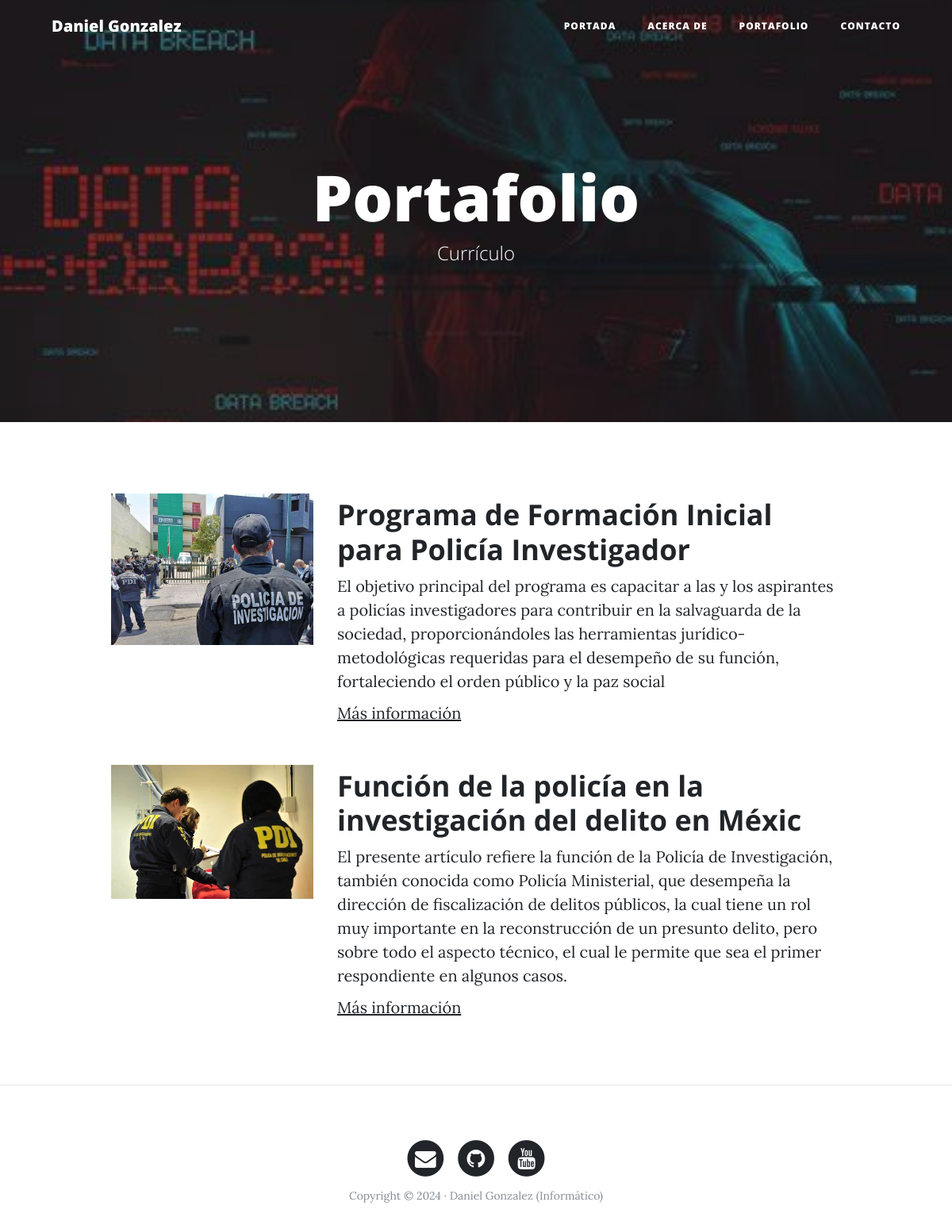
The page /portfolio/ on the database its author committed.
### portfolio/models.py (models this page shows, shortened)
class Project(models.Model):
    title = models.CharField(max_length=200, verbose_name="Título")
    description = models.TextField(verbose_name="Descripción")
    image = models.ImageField(verbose_name="Imagen", upload_to="projects")
    link = models.URLField(verbose_name="Dirección Web", null=True, blank=True)
    created = models.DateTimeField(auto_now_add=True, verbose_name="Fecha de creación")
    updated = models.DateTimeField(auto_now=True, verbose_name="Fecha de edición")
    class Meta:
        verbose_name = "proyecto"
        verbose_name_plural = "proyectos"
        ordering = ["-created"]

### portfolio/views.py (the view)
# urls.py: path('portfolio/', portfolio_views.portfolio, name="portfolio"),
def portfolio(request):
    projects = Project.objects.all()
    return render(request, "portfolio/portfolio.html", {'projects': projects})

### portfolio/templates/portfolio/portfolio.html (shortened to what this page needs)
{% extends 'core/base.html' %}
{% block background %}{% load static %}{% static 'core/img/hack.jpg' %}{% endblock %}
{% block headers %}
<h1>Portafolio</h1>
<span class="subheading">Currículo</span>
{% endblock %}
{% block content %}
    {% for project in projects %}
        <div class="row project">
            <div class="col-lg-3 col-md-4 offset-lg-1">
                <img class="img-fluid" src="{{project.image.url}}" alt="">
            </div>
            <div class="col-lg-7 col-md-8">
                <h2 class="section-heading title">{{project.title}}</h2>
                <p>{{project.description}}</p>
                {% if project.link %}
                    <p><a href="{{project.link}}">Más información</a></p>
                {% endif %}
            </div>
        </div>
    {% endfor %}
{% endblock %}

### core/templates/core/base.html (shortened to what this page needs)
<!DOCTYPE html>
<html lang="es">
  <head>
    {% load static %}
    <link href="{% static 'core/vendor/bootstrap/css/bootstrap.min.css' %}" rel="stylesheet">
    <link href="{% static 'core/vendor/font-awesome/css/font-awesome.min.css' %}" rel="stylesheet" type="text/css">
    <link href="{% static 'core/css/clean-blog.min.css' %}" rel="stylesheet">
  </head>
  <body>
    <nav class="navbar navbar-expand-lg navbar-light fixed-top" id="mainNav">
      <div class="container">
        <a class="navbar-brand" href="{% url 'home' %}">Daniel Gonzalez</a>
        <div class="collapse navbar-collapse" id="navbarResponsive">
          <ul class="navbar-nav ml-auto">
            <li class="nav-item">
              <a class="nav-link" href="{% url 'home' %}">Portada</a>
            </li>
            <li class="nav-item">
              <a class="nav-link" href="{% url 'about' %}">Acerca de</a>
            </li>
            <li class="nav-item">
              <a class="nav-link" href="{% url 'portfolio' %}">Portafolio</a>
            </li>
            <li class="nav-item">
              <a class="nav-link" href="{% url 'contact' %}">Contacto</a>
            </li>
          </ul>
        </div>
      </div>
    </nav>
    <header class="masthead" style="background-image: url('{% block background %}{% endblock %}')">
      <div class="overlay"></div>
      <div class="container">
        <div class="row">
          <div class="col-lg-8 col-md-10 mx-auto">
            <div class="site-heading">
              {% block headers %}{% endblock %}
            </div>
          </div>
        </div>
      </div>
    </header>
    <div class="container">
      {% block content %}{% endblock %}
    </div>
    {% if request.path != "/" %}<hr>{% endif %}
    <footer>
      <div class="container">
        <div class="row">
          <div class="col-lg-8 col-md-10 mx-auto">
            <ul class="list-inline text-center">
              <li class="list-inline-item">
                <a href="#">
                  <span class="fa-stack fa-lg">
                    <i class="fa fa-circle fa-stack-2x"></i>
                    <i class="fa fa-envelope fa-stack-1x fa-inverse"></i>
                  </span>
                </a>
              </li>
              <li class="list-inline-item">
                <a href="#">
                  <span class="fa-stack fa-lg">
                    <i class="fa fa-circle fa-stack-2x"></i>
                    <i class="fa fa-github fa-stack-1x fa-inverse"></i>
                  </span>
                </a>
              </li>
              <li class="list-inline-item">
                <a href="#">
                  <span class="fa-stack fa-lg">
                    <i class="fa fa-circle fa-stack-2x"></i>
                    <i class="fa fa-youtube fa-stack-1x fa-inverse"></i>
                  </span>
                </a>
              </li>
            </ul>
            <p class="copyright text-muted">Copyright &copy; 2024 · Daniel Gonzalez (Informático) </p>
          </div>
        </div>
      </div>
    </footer>
  </body>
</html>

### rows shown on the page
Project: image (picture), title "Programa de Formación Inicial para Policía Investigador", description "El objetivo principal del programa es capacitar a las y los aspirantes a policías investigadores para contribuir en la salvaguarda de la sociedad, proporcionándoles las herramientas jurídico-metodológicas requeridas para el desempeño de su función, fortaleciendo el orden público y la paz social"
Project: image (picture), title "Función de la policía en la investigación del delito en Méxic", description "El presente artículo refiere la función de la Policía de Investigación, también conocida como Policía Ministerial, que desempeña la dirección de fiscalización de delitos públicos, la cual tiene un rol muy importante en la reconstrucción de un presunto delito, pero sobre todo el aspecto técnico, el cual le permite que sea el primer respondiente en algunos casos."
